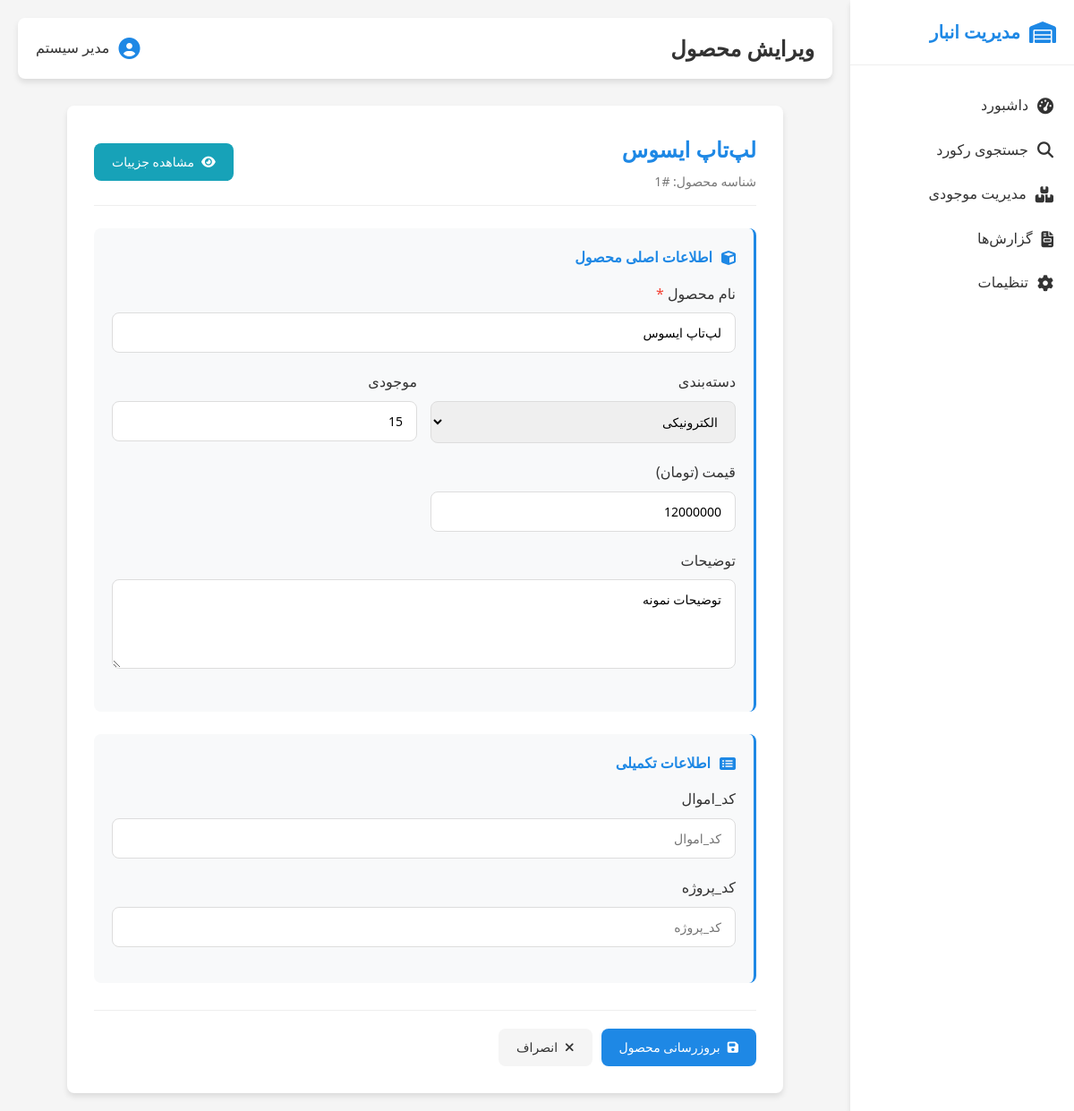
The page /products/edit/1 on the database its author committed.
### tables this page shows
CREATE TABLE products (
                id INTEGER PRIMARY KEY AUTOINCREMENT,
                name TEXT NOT NULL,
                category TEXT,
                quantity INTEGER DEFAULT 0,
                price INTEGER DEFAULT 0,
                description TEXT,
                created_at TIMESTAMP DEFAULT CURRENT_TIMESTAMP,
                updated_at TIMESTAMP DEFAULT CURRENT_TIMESTAMP
            );

CREATE TABLE custom_fields (
                id INTEGER PRIMARY KEY AUTOINCREMENT,
                table_name TEXT NOT NULL,
                field_name TEXT NOT NULL,
                field_type TEXT NOT NULL,
                display_name TEXT NOT NULL,
                is_required INTEGER DEFAULT 0,
                is_searchable INTEGER DEFAULT 1,
                is_filterable INTEGER DEFAULT 1,
                sort_order INTEGER DEFAULT 0,
                created_at TIMESTAMP DEFAULT CURRENT_TIMESTAMP
            );

### routes/products.py (the view, shortened to what this page needs)
@products_bp.route('/products/edit/<int:product_id>', methods=['GET', 'POST'])
def edit_product(product_id):
    product = Product.get_by_id(product_id)
    if not product:
        flash('محصول مورد نظر یافت نشد', 'error')
        return redirect(url_for('search.search'))
    custom_fields = CustomField.get_by_table('products')
    return render_template('edit_product.html', product=product, custom_fields=custom_fields)

### models/database.py (called while the page is built)
def get_db_connection():
    conn = sqlite3.connect(Config.DATABASE)
    conn.row_factory = sqlite3.Row
    return conn

### models/models.py (called while the page is built)
    @staticmethod
    def get_by_id(product_id):
        conn = get_db_connection()
        try:
            product = conn.execute('SELECT * FROM products WHERE id = ?', (product_id,)).fetchone()
            return product
        finally:
            conn.close()

    @staticmethod
    def get_by_table(table_name):
        conn = get_db_connection()
        try:
            fields = conn.execute('SELECT * FROM custom_fields WHERE table_name = ? ORDER BY sort_order', (table_name,)).fetchall()
            return fields
        finally:
            conn.close()

### templates/edit_product.html (shortened to what this page needs)
{% extends "base.html" %}
{% block page_title %}ویرایش محصول{% endblock %}
{% block content %}
<div class="form-container">
    <div class="form-card">
        <div class="product-header">
            <div>
                <h2 class="product-title">{{ product.name }}</h2>
                <div class="product-id">شناسه محصول: #{{ product.id }}</div>
            </div>
            <div>
                <a href="{{ url_for('products.product_detail', product_id=product.id) }}" class="btn btn-info">
                    <i class="fas fa-eye"></i>
                    مشاهده جزییات
                </a>
            </div>
        </div>
        <form method="POST">
            <div class="form-section">
                <h4><i class="fas fa-cube"></i> اطلاعات اصلی محصول</h4>
                <div class="form-group">
                    <label for="name" class="required-field">نام محصول</label>
                    <input type="text" id="name" name="name" value="{{ product.name }}" required>
                </div>
                <div class="form-row">
                    <div class="form-group">
                        <label for="category">دسته‌بندی</label>
                        <select id="category" name="category">
                            <option value="الکترونیکی" {% if product.category == 'الکترونیکی' %}selected{% endif %}>الکترونیکی</option>
                        </select>
                    </div>
                    <div class="form-group">
                        <label for="quantity">موجودی</label>
                        <input type="number" id="quantity" name="quantity" value="{{ product.quantity }}" min="0">
                    </div>
                </div>
                <div class="form-row">
                    <div class="form-group">
                        <label for="price">قیمت (تومان)</label>
                        <input type="number" id="price" name="price" value="{{ product.price }}" min="0">
                    </div>
                </div>
                <div class="form-group">
                    <label for="description">توضیحات</label>
                    <textarea id="description" name="description">{{ product.description or '' }}</textarea>
                </div>
            </div>
            {% if custom_fields %}
            <div class="form-section">
                <h4><i class="fas fa-list-alt"></i> اطلاعات تکمیلی</h4>
                {% for field in custom_fields %}
                <div class="form-group">
                    <label for="field_{{ field.field_name }}" {% if field.is_required %}class="required-field"{% endif %}>
                        {{ field.display_name }}
                    </label>
                    {% if field.field_type == 'TEXT' %}
                    <input type="text" id="field_{{ field.field_name }}" name="{{ field.field_name }}"
                           value="{{ product[field.field_name] or '' }}"
                           placeholder="{{ field.display_name }}"
                           {% if field.is_required %}required{% endif %}>
                    {% elif field.field_type == 'INTEGER' %}
                    <input type="number" id="field_{{ field.field_name }}" name="{{ field.field_name }}"
                           value="{{ product[field.field_name] or 0 }}" min="0"
                           {% if field.is_required %}required{% endif %}>
                    {% elif field.field_type == 'REAL' %}
                    <input type="number" step="0.01" id="field_{{ field.field_name }}" name="{{ field.field_name }}"
                           value="{{ product[field.field_name] or 0 }}" min="0"
                           {% if field.is_required %}required{% endif %}>
                    {% elif field.field_type == 'DATE' %}
                    <input type="date" id="field_{{ field.field_name }}" name="{{ field.field_name }}"
                           value="{{ product[field.field_name] or '' }}"
                           {% if field.is_required %}required{% endif %}>
                    {% elif field.field_type == 'DATETIME' %}
                    <input type="datetime-local" id="field_{{ field.field_name }}" name="{{ field.field_name }}"
                           value="{{ product[field.field_name] or '' }}"
                           {% if field.is_required %}required{% endif %}>
                    {% else %}
                    <input type="text" id="field_{{ field.field_name }}" name="{{ field.field_name }}"
                           value="{{ product[field.field_name] or '' }}"
                           placeholder="{{ field.display_name }}"
                           {% if field.is_required %}required{% endif %}>
                    {% endif %}
                </div>
                {% endfor %}
            </div>
            {% endif %}
            <div class="form-actions">
                <button type="submit" class="btn btn-primary">
                    <i class="fas fa-save"></i>
                    بروزرسانی محصول
                </button>
                <a href="{{ url_for('products.product_detail', product_id=product.id) }}" class="btn btn-secondary">
                    <i class="fas fa-times"></i>
                    انصراف
                </a>
            </div>
        </form>
    </div>
</div>
{% endblock %}

### templates/base.html (style rules this page uses)
:root { --primary-color: #1e88e5; --primary-dark: #1565c0; --primary-light: #64b5f6; --secondary-color: #f5f5f5; --text-color: #333; --text-light: #777; --white: #ffffff; --success: #4caf50; --warning: #ff9800; --error: #f44336; --shadow: 0 4px 6px rgba(0, 0, 0, 0.1); --border-radius: 8px; }
* { margin: 0; padding: 0; box-sizing: border-box; font-family: 'Segoe UI', Tahoma, Geneva, Verdana, sans-serif; }
body { background-color: var(--secondary-color); color: var(--text-color); line-height: 1.6; direction: rtl; }

### templates/edit_product.html (style rules this page uses)
.form-container { max-width: 800px; margin: 0 auto; }
.form-card { background-color: var(--white); padding: 30px; border-radius: var(--border-radius); box-shadow: var(--shadow); }
.product-header { display: flex; justify-content: space-between; align-items: center; margin-bottom: 25px; padding-bottom: 15px; border-bottom: 1px solid #eee; }
.product-title { color: var(--primary-color); margin-bottom: 5px; }
.product-id { color: var(--text-light); font-size: 14px; }
.form-group { margin-bottom: 20px; }
.form-group label { display: block; margin-bottom: 8px; font-weight: 500; color: var(--text-color); }
.form-group input[type="text"], .form-group input[type="number"], .form-group input[type="date"], .form-group input[type="datetime-local"], .form-group select, .form-group textarea { width: 100%; padding: 12px 15px; border: 1px solid #ddd; border-radius: var(--border-radius); font-size: 14px; transition: border-color 0.3s; }
.form-group textarea { resize: vertical; min-height: 100px; }
.form-row { display: grid; grid-template-columns: 1fr 1fr; gap: 15px; }
.form-section { margin: 25px 0; padding: 20px; background: #f8f9fa; border-radius: var(--border-radius); border-right: 3px solid var(--primary-color); }
.form-section h4 { margin-bottom: 15px; color: var(--primary-color); display: flex; align-items: center; gap: 10px; }
.form-section h4 i { color: var(--primary-color); }
.form-actions { display: flex; gap: 10px; margin-top: 30px; padding-top: 20px; border-top: 1px solid #eee; }
.btn { display: inline-flex; align-items: center; padding: 10px 20px; border-radius: var(--border-radius); text-decoration: none; font-weight: 500; transition: all 0.3s; border: none; cursor: pointer; font-size: 14px; }
.btn i { margin-left: 8px; }
.btn-primary { background-color: var(--primary-color); color: var(--white); }
.btn-secondary { background-color: var(--secondary-color); color: var(--text-color); }
.btn-info { background-color: #17a2b8; color: var(--white); }
.required-field::after { content: " *"; color: var(--error); }

### rows shown on the page
products: name "لپ‌تاپ ایسوس", id "1", category "الکترونیکی", quantity "15", price "12000000", description "توضیحات نمونه"
custom_fields: display_name "کد_اموال"
custom_fields: display_name "کد_پروژه"
